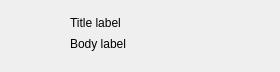
<?xml version="1.0" encoding="UTF-8"?>
<ui version="4.0">
 <class>ContactItemWidget</class>
 <widget class="QWidget" name="ContactItemWidget">
  <property name="geometry">
   <rect>
    <x>0</x>
    <y>0</y>
    <width>280</width>
    <height>72</height>
   </rect>
  </property>
  <property name="sizePolicy">
   <sizepolicy hsizetype="Expanding" vsizetype="Fixed">
    <horstretch>0</horstretch>
    <verstretch>0</verstretch>
   </sizepolicy>
  </property>
  <property name="minimumSize">
   <size>
    <width>0</width>
    <height>70</height>
   </size>
  </property>
  <property name="maximumSize">
   <size>
    <width>16777215</width>
    <height>90</height>
   </size>
  </property>
  <property name="windowTitle">
   <string>Form</string>
  </property>
  <layout class="QHBoxLayout" name="horizontalLayout_2">
   <property name="spacing">
    <number>0</number>
   </property>
   <property name="leftMargin">
    <number>0</number>
   </property>
   <property name="topMargin">
    <number>0</number>
   </property>
   <property name="rightMargin">
    <number>0</number>
   </property>
   <property name="bottomMargin">
    <number>0</number>
   </property>
   <item>
    <layout class="QHBoxLayout" name="horizontalLayout" stretch="0,1">
     <property name="spacing">
      <number>0</number>
     </property>
     <property name="sizeConstraint">
      <enum>QLayout::SetDefaultConstraint</enum>
     </property>
     <property name="leftMargin">
      <number>0</number>
     </property>
     <item>
      <widget class="AvatarWidget" name="AvatarWidget">
       <property name="sizePolicy">
        <sizepolicy hsizetype="Fixed" vsizetype="Fixed">
         <horstretch>0</horstretch>
         <verstretch>0</verstretch>
        </sizepolicy>
       </property>
       <property name="minimumSize">
        <size>
         <width>70</width>
         <height>70</height>
        </size>
       </property>
       <property name="maximumSize">
        <size>
         <width>70</width>
         <height>70</height>
        </size>
       </property>
      </widget>
     </item>
     <item>
      <layout class="QVBoxLayout" name="verticalLayout">
       <property name="spacing">
        <number>0</number>
       </property>
       <item>
        <spacer name="verticalSpacer">
         <property name="orientation">
          <enum>Qt::Vertical</enum>
         </property>
         <property name="sizeHint" stdset="0">
          <size>
           <width>1</width>
           <height>1</height>
          </size>
         </property>
        </spacer>
       </item>
       <item>
        <widget class="TitleLabel" name="nickname_or_groupName">
         <property name="sizePolicy">
          <sizepolicy hsizetype="Expanding" vsizetype="Preferred">
           <horstretch>0</horstretch>
           <verstretch>0</verstretch>
          </sizepolicy>
         </property>
         <property name="minimumSize">
          <size>
           <width>150</width>
           <height>0</height>
          </size>
         </property>
         <property name="maximumSize">
          <size>
           <width>16777215</width>
           <height>16777215</height>
          </size>
         </property>
         <property name="text">
          <string>Title label</string>
         </property>
         <property name="pixelFontSize" stdset="0">
          <number>20</number>
         </property>
        </widget>
       </item>
       <item>
        <widget class="BodyLabel" name="username_or_groupID">
         <property name="sizePolicy">
          <sizepolicy hsizetype="Expanding" vsizetype="Fixed">
           <horstretch>0</horstretch>
           <verstretch>0</verstretch>
          </sizepolicy>
         </property>
         <property name="minimumSize">
          <size>
           <width>150</width>
           <height>27</height>
          </size>
         </property>
         <property name="maximumSize">
          <size>
           <width>16777215</width>
           <height>16777215</height>
          </size>
         </property>
         <property name="text">
          <string>Body label</string>
         </property>
         <property name="pixelFontSize" stdset="0">
          <number>20</number>
         </property>
        </widget>
       </item>
       <item>
        <spacer name="verticalSpacer_2">
         <property name="orientation">
          <enum>Qt::Vertical</enum>
         </property>
         <property name="sizeHint" stdset="0">
          <size>
           <width>1</width>
           <height>1</height>
          </size>
         </property>
        </spacer>
       </item>
      </layout>
     </item>
    </layout>
   </item>
  </layout>
 </widget>
 <customwidgets>
  <customwidget>
   <class>BodyLabel</class>
   <extends>QLabel</extends>
   <header>qfluentwidgets</header>
  </customwidget>
  <customwidget>
   <class>TitleLabel</class>
   <extends>QLabel</extends>
   <header>qfluentwidgets</header>
  </customwidget>
  <customwidget>
   <class>ImageLabel</class>
   <extends>QLabel</extends>
   <header>qfluentwidgets</header>
  </customwidget>
  <customwidget>
   <class>AvatarWidget</class>
   <extends>ImageLabel</extends>
   <header>qfluentwidgets</header>
  </customwidget>
 </customwidgets>
 <resources/>
 <connections/>
</ui>
